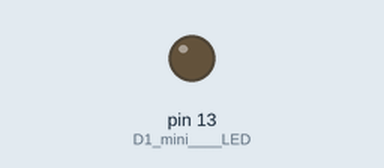
Simulated run of this sketch. Board: Arduino Uno, built with avr-gcc and run on an emulated ATmega328P. Shown: output pins drawn as LEDs (lit = HIGH).

Above: at 0.5 s.
At 5.0 s:
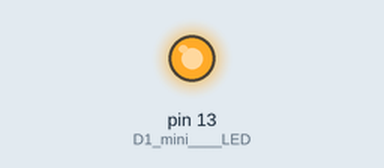
Timing chart, 0 to 6.9 s (numbered marks = the images above):
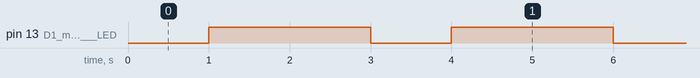

The sketch:

arduino_test.ino
```cpp
void setup() {
pinMode(LED_BUILTIN, OUTPUT); // D1 mini    LED
}
void loop() {
  digitalWrite(LED_BUILTIN, LOW);
  delay(1000);
  digitalWrite(LED_BUILTIN, HIGH);
  delay(2000);
}
```

Measured:
- by itself, pin 13 (D1_mini____LED): alternates HIGH for 2.0 s and LOW for 1.0 s
